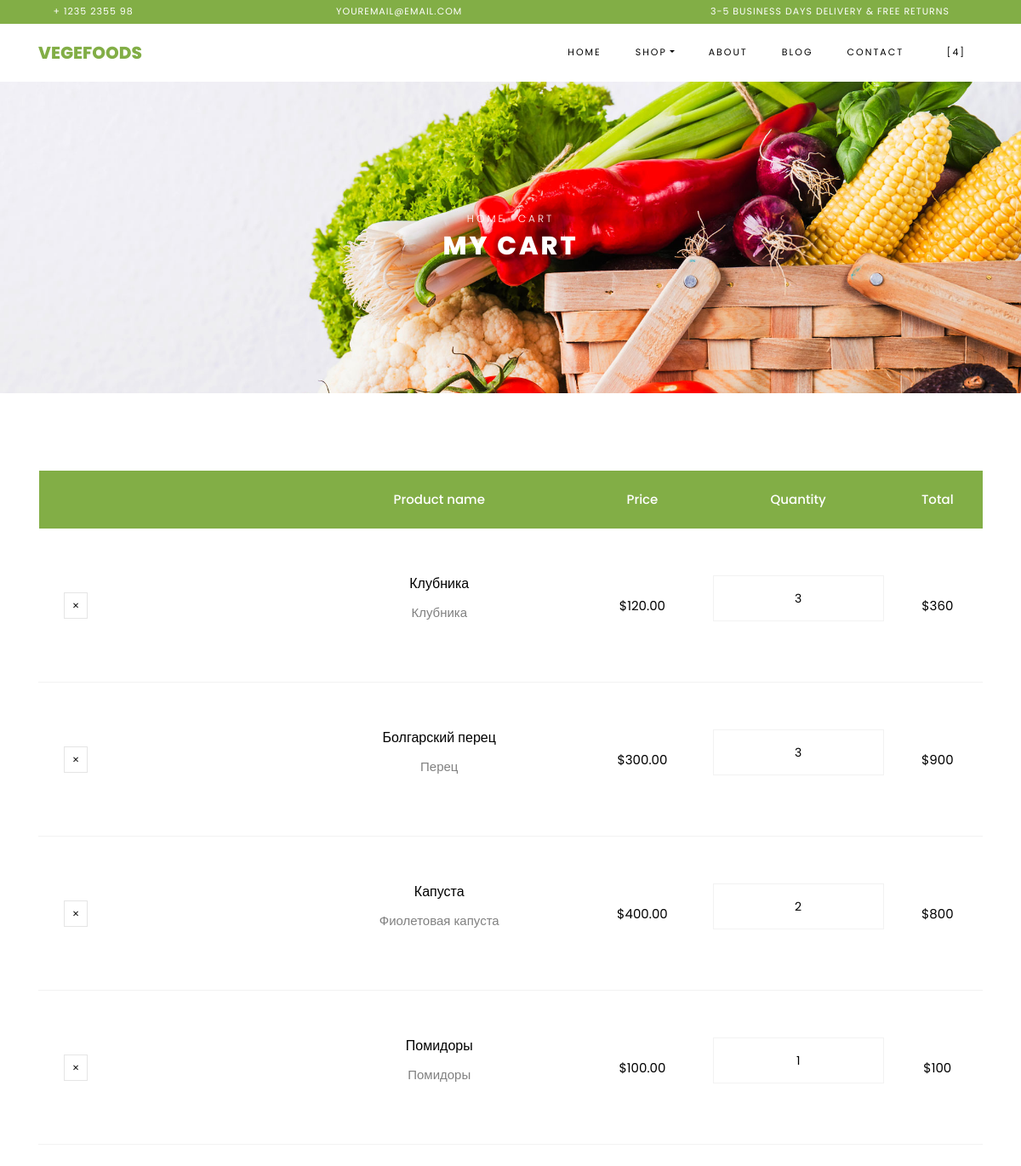
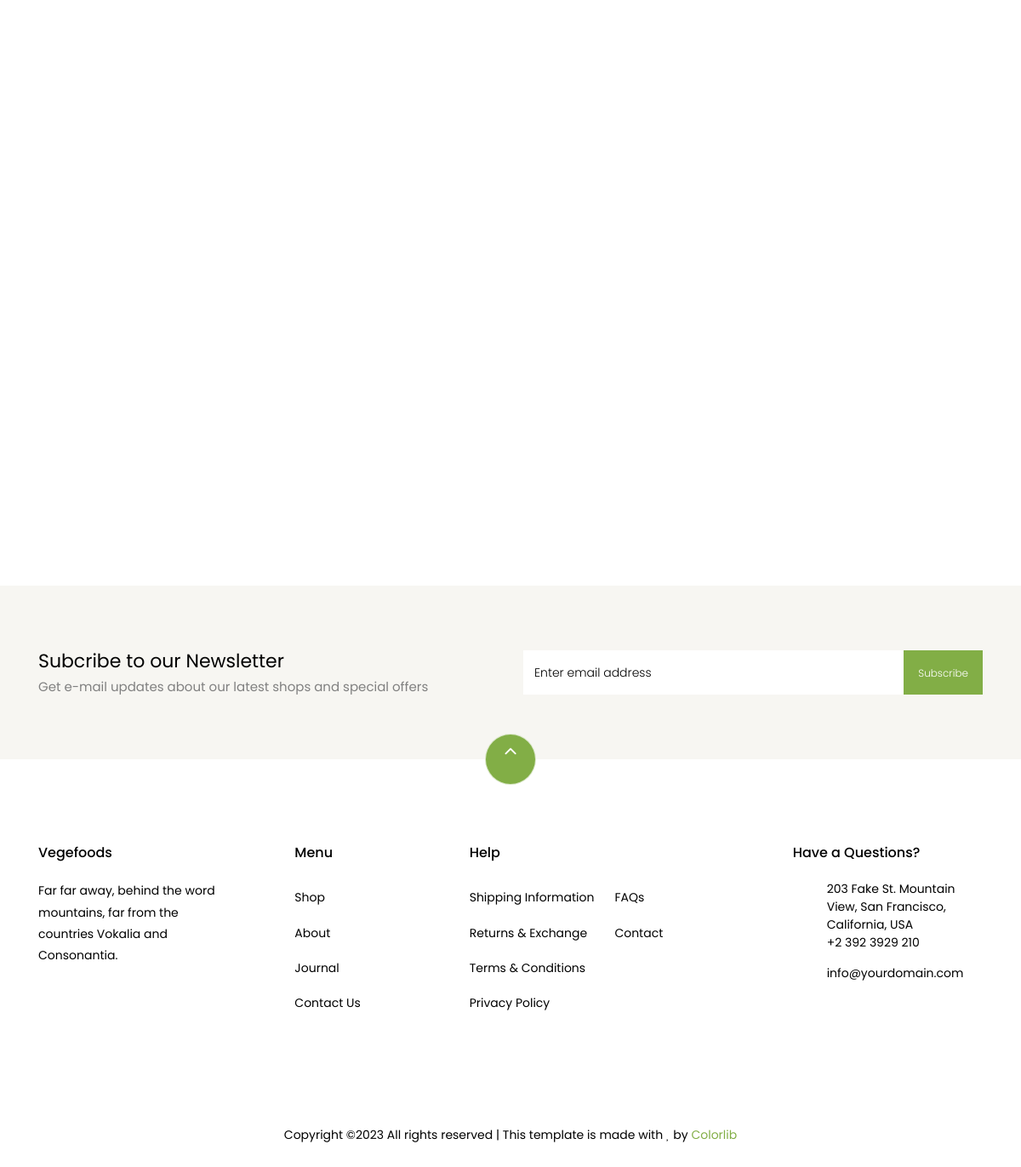
The app's page /cart/ (signed in) with its own data (2 pictures, top to bottom).
### apps/cart_shop/models.py (models this page shows, shortened)
class CartItemShop(models.Model):
    cart = models.ForeignKey(Cart, on_delete=models.CASCADE)
    product = models.ForeignKey(Product, on_delete=models.CASCADE)
    quantity = models.IntegerField(default=1)
    created_at = models.DateTimeField(auto_now_add=True)
    updated_at = models.DateTimeField(auto_now=True)

class Product(models.Model):
    name = models.CharField(max_length=255)
    price = models.DecimalField(max_digits=10, decimal_places=2)
    discount = models.IntegerField(null=True, blank=True)
    description = models.TextField()
    image = models.ImageField(upload_to='static/shop/images',
                              null=True, blank=True)
    created_at = models.DateTimeField(auto_now_add=True)
    updated_at = models.DateTimeField(auto_now=True)

### apps/cart_shop/views.py (the view)
# urls.py: path('', ViewCart.as_view(), name='cart'),
class ViewCart(View):
    def get(self, request):
        cart_items = CartItemShop.objects.filter(cart__user=request.user)
        data = list(cart_items)
        total_price_no_discount = sum(item.product.price * item.quantity
                                      for item in data)
        if not total_price_no_discount:
            total_price_no_discount = Decimal("0.00")
        total_discount = sum(item.product.price * item.product.discount * item.quantity
                             for item in data if item.product.discount is not None) / 100
        if not total_discount:
            total_discount = Decimal("0.00")
        total_sum = total_price_no_discount - total_discount
        context = {'cart_items': data,
                   'total_price_no_discount': total_price_no_discount,
                   'total_discount': total_discount,
                   'total_sum': total_sum,
                   }
        return render(request, 'cart_shop/cart.html', context)

### apps/cart_shop/templates/cart_shop/cart.html (shortened to what this page needs)
{% load static %}
<!DOCTYPE html>
<html lang="en">
<head>
    <link rel="stylesheet" href="{% static 'shop/css/open-iconic-bootstrap.min.css' %}">
    <link rel="stylesheet" href="{% static 'shop/css/animate.css' %}">
    <link rel="stylesheet" href="{% static 'shop/css/owl.carousel.min.css' %}">
    <link rel="stylesheet" href="{% static 'shop/css/owl.theme.default.min.css' %}">
    <link rel="stylesheet" href="{% static 'shop/css/magnific-popup.css' %}">
    <link rel="stylesheet" href="{% static 'shop/css/aos.css' %}">
    <link rel="stylesheet" href="{% static 'shop/css/ionicons.min.css' %}">
    <link rel="stylesheet" href="{% static 'shop/css/bootstrap-datepicker.css' %}">
    <link rel="stylesheet" href="{% static 'shop/css/jquery.timepicker.css' %}">
    <link rel="stylesheet" href="{% static 'shop/css/flaticon.css' %}">
    <link rel="stylesheet" href="{% static 'shop/css/icomoon.css' %}">
    <link rel="stylesheet" href="{% static 'shop/css/style.css' %}">
</head>
<body class="goto-here">
<div class="py-1 bg-primary">
    <div class="container">
        <div class="row no-gutters d-flex align-items-start align-items-center px-md-0">
            <div class="col-lg-12 d-block">
                <div class="row d-flex">
                    <div class="col-md pr-4 d-flex topper align-items-center">
                        <div class="icon mr-2 d-flex justify-content-center align-items-center"><span
                                class="icon-phone2"></span></div>
                        <span class="text">+ 1235 2355 98</span>
                    </div>
                    <div class="col-md pr-4 d-flex topper align-items-center">
                        <div class="icon mr-2 d-flex justify-content-center align-items-center"><span
                                class="icon-paper-plane"></span></div>
                        <span class="text">youremail@email.com</span>
                    </div>
                    <div class="col-md-5 pr-4 d-flex topper align-items-center text-lg-right">
                        <span class="text">3-5 Business days delivery &amp; Free Returns</span>
                    </div>
                </div>
            </div>
        </div>
    </div>
</div>
<nav class="navbar navbar-expand-lg navbar-dark ftco_navbar bg-dark ftco-navbar-light" id="ftco-navbar">
    <div class="container">
        <a class="navbar-brand" href="{% url 'home:index' %}">Vegefoods</a>
        <div class="collapse navbar-collapse" id="ftco-nav">
            <ul class="navbar-nav ml-auto">
                <li class="nav-item"><a href="{% url 'home:index' %}" class="nav-link">Home</a></li>
                <li class="nav-item active dropdown">
                    <a class="nav-link dropdown-toggle" href="#" id="dropdown04" data-toggle="dropdown"
                       aria-haspopup="true" aria-expanded="false">Shop</a>
                </li>
                <li class="nav-item"><a href="{% url 'home:about' %}" class="nav-link">About</a></li>
                <li class="nav-item"><a href="{% url 'blog:blog' %}"  class="nav-link">Blog</a></li>
                <li class="nav-item"><a href="{% url 'home:contact' %}"  class="nav-link">Contact</a></li>
                <li class="nav-item cta cta-colored"><a href="{% url 'cart_shop:cart' %}" class="nav-link"><span
                        class="icon-shopping_cart"></span>[{{cart_items|length}}]</a></li>
            </ul>
        </div>
    </div>
</nav>
<div class="hero-wrap hero-bread" style="background-image: url({% static 'shop/images/bg_1.jpg' %});">
    <div class="container">
        <div class="row no-gutters slider-text align-items-center justify-content-center">
            <div class="col-md-9 ftco-animate text-center">
                <p class="breadcrumbs"><span class="mr-2"><a href="{% url 'home:index' %}">Home</a></span> <span>Cart</span></p>
                <h1 class="mb-0 bread">My Cart</h1>
            </div>
        </div>
    </div>
</div>
<section class="ftco-section ftco-cart">
    <div class="container">
        <div class="row">
            <div class="col-md-12 ftco-animate">
                <div class="cart-list">
                    <table class="table">
                        <thead class="thead-primary">
                        <tr class="text-center">
                            <th>&nbsp;</th>
                            <th>&nbsp;</th>
                            <th>Product name</th>
                            <th>Price</th>
                            <th>Quantity</th>
                            <th>Total</th>
                        </tr>
                        </thead>
                        <tbody>
                        {% for item in cart_items %}
                            <tr class="text-center">
                              <td class="product-remove"><a href="{% url 'cart_shop:del_from_cart' item.id %}"><span class="ion-ios-close"></span></a></td>
                              <td class="image-prod"><div class="img" style="background-image:url({{item.product.image.url}});"></div></td>
                              <td class="product-name">
                                  <h3>{{item.product.name}}</h3>
                                  <p>{{item.product.description}}</p>
                              </td>
                              <td class="price">${{item.product.price}}</td>
                              <td class="quantity">
                                  <div class="input-group mb-3">
                                      <input type="text" name="quantity" class="quantity form-control input-number" value={{item.quantity}} min="1" max="100">
                                  </div>
                               </td>
                              <td class="total">${% widthratio item.product.price 1 item.quantity %}</td>
                            </tr>
                        {%endfor%}
                        </tbody>
                    </table>
                </div>
            </div>
        </div>
           		<div class="row justify-content-end">
    		</div>
    </div>
</section>
<section class="ftco-section ftco-no-pt ftco-no-pb py-5 bg-light">
    <div class="container py-4">
        <div class="row d-flex justify-content-center py-5">
            <div class="col-md-6">
                <h2 style="font-size: 22px;" class="mb-0">Subcribe to our Newsletter</h2>
                <span>Get e-mail updates about our latest shops and special offers</span>
            </div>
            <div class="col-md-6 d-flex align-items-center">
                <form action="#" class="subscribe-form">
                    <div class="form-group d-flex">
                        <input type="text" class="form-control" placeholder="Enter email address">
                        <input type="submit" value="Subscribe" class="submit px-3">
                    </div>
                </form>
            </div>
        </div>
    </div>
</section>
<footer class="ftco-footer ftco-section">
    <div class="container">
        <div class="row">
            <div class="mouse">
                <a href="#" class="mouse-icon">
                    <div class="mouse-wheel"><span class="ion-ios-arrow-up"></span></div>
                </a>
            </div>
        </div>
        <div class="row mb-5">
            <div class="col-md">
                <div class="ftco-footer-widget mb-4">
                    <h2 class="ftco-heading-2">Vegefoods</h2>
                    <p>Far far away, behind the word mountains, far from the countries Vokalia and Consonantia.</p>
                    <ul class="ftco-footer-social list-unstyled float-md-left float-lft mt-5">
                    </ul>
                </div>
            </div>
            <div class="col-md">
                <div class="ftco-footer-widget mb-4 ml-md-5">
                    <h2 class="ftco-heading-2">Menu</h2>
                    <ul class="list-unstyled">
                        <li><a href="#" class="py-2 d-block">Shop</a></li>
                        <li><a href="#" class="py-2 d-block">About</a></li>
                        <li><a href="#" class="py-2 d-block">Journal</a></li>
                        <li><a href="#" class="py-2 d-block">Contact Us</a></li>
                    </ul>
                </div>
            </div>
            <div class="col-md-4">
                <div class="ftco-footer-widget mb-4">
                    <h2 class="ftco-heading-2">Help</h2>
                    <div class="d-flex">
                        <ul class="list-unstyled mr-l-5 pr-l-3 mr-4">
                            <li><a href="#" class="py-2 d-block">Shipping Information</a></li>
                            <li><a href="#" class="py-2 d-block">Returns &amp; Exchange</a></li>
                            <li><a href="#" class="py-2 d-block">Terms &amp; Conditions</a></li>
                            <li><a href="#" class="py-2 d-block">Privacy Policy</a></li>
                        </ul>
                        <ul class="list-unstyled">
                            <li><a href="#" class="py-2 d-block">FAQs</a></li>
                            <li><a href="#" class="py-2 d-block">Contact</a></li>
                        </ul>
                    </div>
                </div>
            </div>
            <div class="col-md">
                <div class="ftco-footer-widget mb-4">
                    <h2 class="ftco-heading-2">Have a Questions?</h2>
                    <div class="block-23 mb-3">
                        <ul>
                            <li><span class="icon icon-map-marker"></span><span class="text">203 Fake St. Mountain View, San Francisco, California, USA</span>
                            </li>
                            <li><a href="#"><span class="icon icon-phone"></span><span
                                    class="text">+2 392 3929 210</span></a></li>
                            <li><a href="#"><span class="icon icon-envelope"></span><span class="text">info@yourdomain.com</span></a>
                            </li>
                        </ul>
                    </div>
                </div>
            </div>
        </div>
        <div class="row">
            <div class="col-md-12 text-center">
                <p>
                    Copyright &copy;<script>document.write(new Date().getFullYear());</script>
                    All rights reserved | This template is made with <i class="icon-heart color-danger"
                                                                        aria-hidden="true"></i> by <a
                            href="https://colorlib.com" target="_blank">Colorlib</a>
                </p>
            </div>
        </div>
    </div>
</footer>
</body>
</html>

### static/shop/css/icomoon.css (style rules this page uses)
[class^="icon-"], [class*=" icon-"] { font-family: 'icomoon' !important; speak: none; font-style: normal; font-weight: normal; font-variant: normal; text-transform: none; line-height: 1; -webkit-font-smoothing: antialiased; -moz-osx-font-smoothing: grayscale; }
.icon-heart:before { content: "\f004"; }
.icon-map-marker:before { content: "\f041"; }
.icon-phone:before { content: "\f095"; }
.icon-envelope:before { content: "\f0e0"; }
.icon-paper-plane:before { content: "\f1d8"; }
.icon-phone2:before { content: "\e0cd"; }
.icon-shopping_cart:before { content: "\e8cc"; }

### records on screen
CartItemShop: product.name "Клубника", product.description "Клубника", product.price "120.00", quantity "3", product+quantity "360"
CartItemShop: product.name "Болгарский перец", product.description "Перец", product.price "300.00", quantity "3", product+quantity "900"
CartItemShop: product.name "Капуста", product.description "Фиолетовая капуста", product.price "400.00", quantity "2", product+quantity "800"
CartItemShop: product.name "Помидоры", product.description "Помидоры", product.price "100.00", quantity "1", product+quantity "100"

### other values on screen
{{ cart_items|length }} "4"
